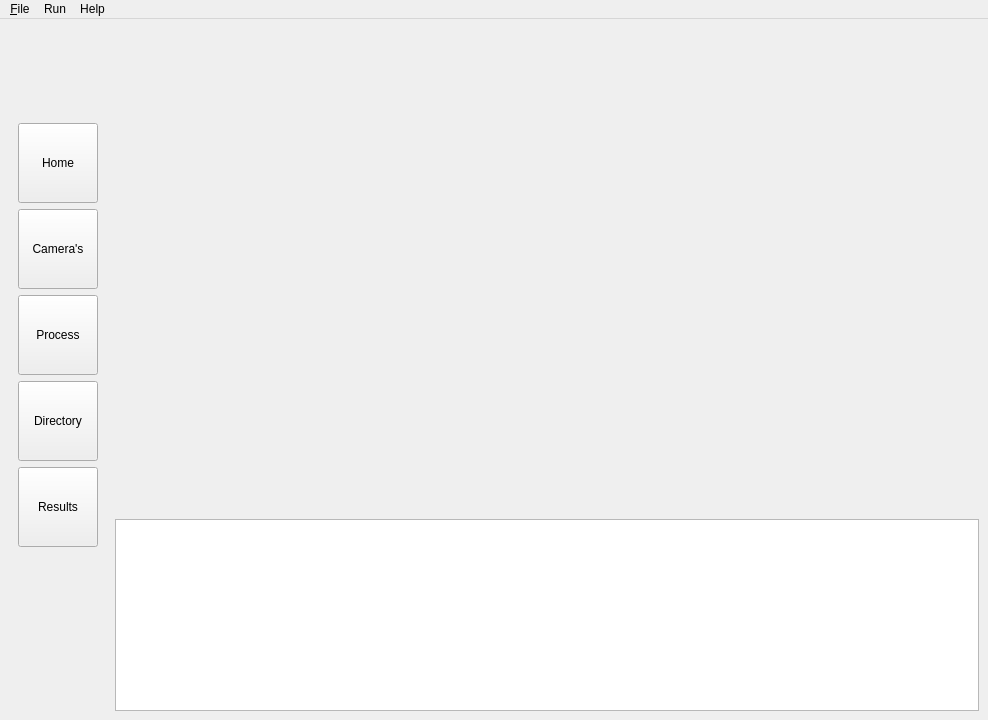
<?xml version="1.0" encoding="UTF-8"?>
<ui version="4.0">
 <class>MainWindow</class>
 <widget class="QMainWindow" name="MainWindow">
  <property name="enabled">
   <bool>true</bool>
  </property>
  <property name="geometry">
   <rect>
    <x>0</x>
    <y>0</y>
    <width>988</width>
    <height>720</height>
   </rect>
  </property>
  <property name="minimumSize">
   <size>
    <width>0</width>
    <height>0</height>
   </size>
  </property>
  <property name="maximumSize">
   <size>
    <width>16777215</width>
    <height>16777215</height>
   </size>
  </property>
  <property name="windowTitle">
   <string>MainWindow</string>
  </property>
  <widget class="QWidget" name="centralwidget">
   <property name="maximumSize">
    <size>
     <width>16777215</width>
     <height>16777215</height>
    </size>
   </property>
   <layout class="QGridLayout" name="gridLayout">
    <item row="1" column="3" colspan="3">
     <widget class="QFrame" name="frame_pages">
      <property name="frameShape">
       <enum>QFrame::NoFrame</enum>
      </property>
      <layout class="QGridLayout" name="gridLayout_2">
       <item row="0" column="1">
        <widget class="QStackedWidget" name="stackedWidget">
         <property name="currentIndex">
          <number>4</number>
         </property>
         <widget class="QWidget" name="page_home">
          <layout class="QGridLayout" name="gridLayout_4">
           <item row="2" column="2">
            <layout class="QHBoxLayout" name="horizontalLayout_2"/>
           </item>
           <item row="2" column="1">
            <widget class="QPushButton" name="btn_loadproject">
             <property name="sizePolicy">
              <sizepolicy hsizetype="Preferred" vsizetype="Preferred">
               <horstretch>0</horstretch>
               <verstretch>0</verstretch>
              </sizepolicy>
             </property>
             <property name="mouseTracking">
              <bool>true</bool>
             </property>
             <property name="text">
              <string>Load Project</string>
             </property>
            </widget>
           </item>
           <item row="1" column="1">
            <widget class="QPushButton" name="btn_newproject">
             <property name="sizePolicy">
              <sizepolicy hsizetype="Preferred" vsizetype="Preferred">
               <horstretch>0</horstretch>
               <verstretch>0</verstretch>
              </sizepolicy>
             </property>
             <property name="minimumSize">
              <size>
               <width>0</width>
               <height>0</height>
              </size>
             </property>
             <property name="maximumSize">
              <size>
               <width>16777215</width>
               <height>16777215</height>
              </size>
             </property>
             <property name="sizeIncrement">
              <size>
               <width>0</width>
               <height>0</height>
              </size>
             </property>
             <property name="baseSize">
              <size>
               <width>0</width>
               <height>0</height>
              </size>
             </property>
             <property name="mouseTracking">
              <bool>true</bool>
             </property>
             <property name="text">
              <string>New Project</string>
             </property>
             <property name="iconSize">
              <size>
               <width>16</width>
               <height>16</height>
              </size>
             </property>
            </widget>
           </item>
           <item row="3" column="1">
            <layout class="QVBoxLayout" name="verticalLayout_4"/>
           </item>
           <item row="2" column="0">
            <layout class="QHBoxLayout" name="horizontalLayout"/>
           </item>
           <item row="0" column="1">
            <widget class="QLabel" name="label_main_text">
             <property name="layoutDirection">
              <enum>Qt::LeftToRight</enum>
             </property>
             <property name="text">
              <string>Hallo!!</string>
             </property>
             <property name="textFormat">
              <enum>Qt::PlainText</enum>
             </property>
            </widget>
           </item>
          </layout>
         </widget>
         <widget class="QWidget" name="page_cameras">
          <layout class="QGridLayout" name="gridLayout_3">
           <item row="3" column="0">
            <widget class="QLabel" name="lab_">
             <property name="text">
              <string>Preview Resolution</string>
             </property>
            </widget>
           </item>
           <item row="1" column="1" colspan="2">
            <widget class="QComboBox" name="combo_cap_res"/>
           </item>
           <item row="0" column="1" colspan="2">
            <widget class="QSpinBox" name="spin_cap_fps"/>
           </item>
           <item row="2" column="0">
            <widget class="QLabel" name="lab_pre_fps">
             <property name="text">
              <string>Preview FPS</string>
             </property>
            </widget>
           </item>
           <item row="0" column="0">
            <widget class="QLabel" name="lab_cap_fps">
             <property name="text">
              <string>Capture FPS</string>
             </property>
            </widget>
           </item>
           <item row="2" column="1" colspan="2">
            <widget class="QSpinBox" name="spin_pre_fps"/>
           </item>
           <item row="1" column="0">
            <widget class="QLabel" name="lab_cap_res">
             <property name="text">
              <string>Capture Resolution</string>
             </property>
            </widget>
           </item>
           <item row="3" column="1" colspan="2">
            <widget class="QComboBox" name="combo_res_fps"/>
           </item>
           <item row="5" column="0" colspan="3">
            <widget class="QFrame" name="frame_cam">
             <property name="frameShape">
              <enum>QFrame::NoFrame</enum>
             </property>
             <layout class="QGridLayout" name="gridLayout_6"/>
            </widget>
           </item>
          </layout>
         </widget>
         <widget class="QWidget" name="page_process">
          <layout class="QGridLayout" name="gridLayout_5">
           <item row="0" column="0">
            <widget class="QPushButton" name="btn_process_startprocessing">
             <property name="text">
              <string>Start Processing</string>
             </property>
            </widget>
           </item>
           <item row="1" column="0">
            <widget class="QPushButton" name="btn_process_exporttomel">
             <property name="text">
              <string>Export TOMEL</string>
             </property>
            </widget>
           </item>
          </layout>
         </widget>
         <widget class="QWidget" name="page_directory">
          <layout class="QGridLayout" name="gridLayout_7">
           <item row="0" column="0">
            <widget class="QFrame" name="frame_directory">
             <property name="frameShape">
              <enum>QFrame::NoFrame</enum>
             </property>
            </widget>
           </item>
          </layout>
         </widget>
         <widget class="QWidget" name="page_results"/>
        </widget>
       </item>
      </layout>
     </widget>
    </item>
    <item row="2" column="3" colspan="3">
     <widget class="QPlainTextEdit" name="plaintextedit_console">
      <property name="sizePolicy">
       <sizepolicy hsizetype="Expanding" vsizetype="Minimum">
        <horstretch>0</horstretch>
        <verstretch>0</verstretch>
       </sizepolicy>
      </property>
      <property name="minimumSize">
       <size>
        <width>2</width>
        <height>0</height>
       </size>
      </property>
     </widget>
    </item>
    <item row="1" column="0" rowspan="2">
     <widget class="QFrame" name="frame_menu">
      <property name="maximumSize">
       <size>
        <width>100</width>
        <height>160000</height>
       </size>
      </property>
      <property name="frameShape">
       <enum>QFrame::NoFrame</enum>
      </property>
      <layout class="QVBoxLayout" name="verticalLayout">
       <item>
        <widget class="QLabel" name="label">
         <property name="minimumSize">
          <size>
           <width>80</width>
           <height>80</height>
          </size>
         </property>
         <property name="maximumSize">
          <size>
           <width>80</width>
           <height>80</height>
          </size>
         </property>
         <property name="frameShape">
          <enum>QFrame::NoFrame</enum>
         </property>
         <property name="text">
          <string/>
         </property>
         <property name="pixmap">
          <pixmap>../imagesGUI/80x80 hu image.png</pixmap>
         </property>
        </widget>
       </item>
       <item>
        <widget class="QPushButton" name="btn_home">
         <property name="enabled">
          <bool>true</bool>
         </property>
         <property name="minimumSize">
          <size>
           <width>80</width>
           <height>80</height>
          </size>
         </property>
         <property name="maximumSize">
          <size>
           <width>80</width>
           <height>80</height>
          </size>
         </property>
         <property name="mouseTracking">
          <bool>true</bool>
         </property>
         <property name="text">
          <string>Home</string>
         </property>
        </widget>
       </item>
       <item>
        <widget class="QPushButton" name="btn_cameras">
         <property name="minimumSize">
          <size>
           <width>80</width>
           <height>80</height>
          </size>
         </property>
         <property name="maximumSize">
          <size>
           <width>80</width>
           <height>80</height>
          </size>
         </property>
         <property name="mouseTracking">
          <bool>true</bool>
         </property>
         <property name="text">
          <string>Camera's</string>
         </property>
        </widget>
       </item>
       <item>
        <widget class="QPushButton" name="btn_process">
         <property name="minimumSize">
          <size>
           <width>80</width>
           <height>80</height>
          </size>
         </property>
         <property name="maximumSize">
          <size>
           <width>80</width>
           <height>80</height>
          </size>
         </property>
         <property name="mouseTracking">
          <bool>true</bool>
         </property>
         <property name="text">
          <string>Process</string>
         </property>
        </widget>
       </item>
       <item>
        <widget class="QPushButton" name="btn_directory">
         <property name="minimumSize">
          <size>
           <width>80</width>
           <height>80</height>
          </size>
         </property>
         <property name="maximumSize">
          <size>
           <width>80</width>
           <height>80</height>
          </size>
         </property>
         <property name="sizeIncrement">
          <size>
           <width>0</width>
           <height>0</height>
          </size>
         </property>
         <property name="mouseTracking">
          <bool>true</bool>
         </property>
         <property name="text">
          <string>Directory</string>
         </property>
        </widget>
       </item>
       <item>
        <widget class="QPushButton" name="btn_results">
         <property name="minimumSize">
          <size>
           <width>80</width>
           <height>80</height>
          </size>
         </property>
         <property name="maximumSize">
          <size>
           <width>80</width>
           <height>80</height>
          </size>
         </property>
         <property name="sizeIncrement">
          <size>
           <width>0</width>
           <height>0</height>
          </size>
         </property>
         <property name="mouseTracking">
          <bool>true</bool>
         </property>
         <property name="text">
          <string>Results</string>
         </property>
        </widget>
       </item>
       <item>
        <spacer name="verticalSpacer">
         <property name="sizeHint" stdset="0">
          <size>
           <width>20</width>
           <height>40</height>
          </size>
         </property>
        </spacer>
       </item>
      </layout>
     </widget>
    </item>
   </layout>
  </widget>
  <widget class="QMenuBar" name="menuBar">
   <property name="geometry">
    <rect>
     <x>0</x>
     <y>0</y>
     <width>988</width>
     <height>26</height>
    </rect>
   </property>
   <widget class="QMenu" name="menuFile">
    <property name="title">
     <string>&amp;File</string>
    </property>
    <addaction name="separator"/>
    <addaction name="actionNew_project"/>
    <addaction name="actionOpen_project"/>
    <addaction name="actionQuit"/>
   </widget>
   <widget class="QMenu" name="menuRun">
    <property name="title">
     <string>Run</string>
    </property>
   </widget>
   <widget class="QMenu" name="menuHelp">
    <property name="title">
     <string>Help</string>
    </property>
    <addaction name="actionOpen_documentation"/>
   </widget>
   <addaction name="menuFile"/>
   <addaction name="menuRun"/>
   <addaction name="menuHelp"/>
  </widget>
  <action name="actionRun">
   <property name="text">
    <string>Run</string>
   </property>
  </action>
  <action name="actionNew_project">
   <property name="text">
    <string>New project</string>
   </property>
  </action>
  <action name="actionOpen_project">
   <property name="text">
    <string>Open project</string>
   </property>
  </action>
  <action name="actionQuit">
   <property name="text">
    <string>Quit</string>
   </property>
  </action>
  <action name="actionOpen_documentation">
   <property name="text">
    <string>Open documentation</string>
   </property>
  </action>
 </widget>
 <resources/>
 <connections/>
</ui>
